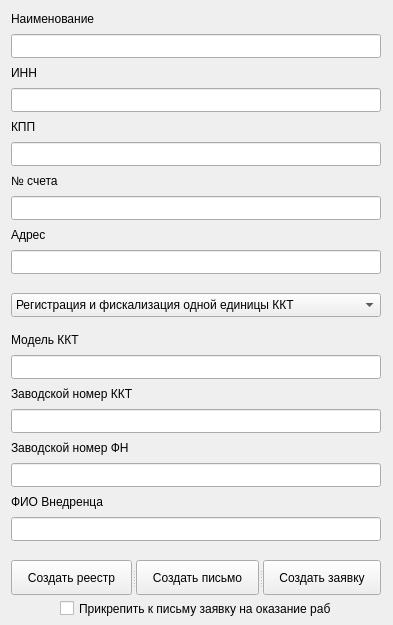
<?xml version="1.0" encoding="UTF-8"?>
<ui version="4.0">
 <class>mainWindow</class>
 <widget class="QMainWindow" name="mainWindow">
  <property name="geometry">
   <rect>
    <x>0</x>
    <y>0</y>
    <width>393</width>
    <height>625</height>
   </rect>
  </property>
  <property name="sizePolicy">
   <sizepolicy hsizetype="Fixed" vsizetype="Fixed">
    <horstretch>0</horstretch>
    <verstretch>0</verstretch>
   </sizepolicy>
  </property>
  <property name="minimumSize">
   <size>
    <width>393</width>
    <height>625</height>
   </size>
  </property>
  <property name="maximumSize">
   <size>
    <width>393</width>
    <height>625</height>
   </size>
  </property>
  <property name="font">
   <font>
    <family>Arial</family>
   </font>
  </property>
  <property name="windowTitle">
   <string>Утилита внедрения</string>
  </property>
  <property name="windowIcon">
   <iconset theme="ico">
    <normaloff>../util_ico.png</normaloff>
    <normalon>../util_ico.png</normalon>../util_ico.png</iconset>
  </property>
  <widget class="QWidget" name="centralwidget">
   <widget class="QComboBox" name="comboBox">
    <property name="geometry">
     <rect>
      <x>11</x>
      <y>293</y>
      <width>370</width>
      <height>24</height>
     </rect>
    </property>
    <property name="layoutDirection">
     <enum>Qt::LeftToRight</enum>
    </property>
    <property name="editable">
     <bool>false</bool>
    </property>
    <property name="currentIndex">
     <number>0</number>
    </property>
    <property name="modelColumn">
     <number>0</number>
    </property>
    <item>
     <property name="text">
      <string comment="first_">Регистрация и фискализация одной единицы ККТ</string>
     </property>
    </item>
    <item>
     <property name="text">
      <string>Комплексная настройка Контур.Маркета</string>
     </property>
    </item>
    <item>
     <property name="text">
      <string>Настройка Контур.Маркета</string>
     </property>
    </item>
    <item>
     <property name="text">
      <string>Перерегистрация ККТ без замены  ФН</string>
     </property>
    </item>
    <item>
     <property name="text">
      <string>Перерегистрация ККТ с заменой  ФН</string>
     </property>
    </item>
    <item>
     <property name="text">
      <string>Снятие с учета ККТ</string>
     </property>
    </item>
    <item>
     <property name="text">
      <string>Прошивка ККТ</string>
     </property>
    </item>
    <item>
     <property name="text">
      <string>Пустой бланк</string>
     </property>
    </item>
   </widget>
   <widget class="QLineEdit" name="serial_fn">
    <property name="geometry">
     <rect>
      <x>11</x>
      <y>463</y>
      <width>370</width>
      <height>24</height>
     </rect>
    </property>
   </widget>
   <widget class="QLineEdit" name="serial_kkt">
    <property name="geometry">
     <rect>
      <x>11</x>
      <y>409</y>
      <width>370</width>
      <height>24</height>
     </rect>
    </property>
   </widget>
   <widget class="QLabel" name="label_kkt_serial">
    <property name="geometry">
     <rect>
      <x>11</x>
      <y>386</y>
      <width>132</width>
      <height>16</height>
     </rect>
    </property>
    <property name="text">
     <string>Заводской номер ККТ</string>
    </property>
   </widget>
   <widget class="QLabel" name="label_kkt">
    <property name="geometry">
     <rect>
      <x>11</x>
      <y>332</y>
      <width>74</width>
      <height>16</height>
     </rect>
    </property>
    <property name="text">
     <string>Модель ККТ</string>
    </property>
   </widget>
   <widget class="QLineEdit" name="model_kkt">
    <property name="geometry">
     <rect>
      <x>11</x>
      <y>355</y>
      <width>370</width>
      <height>24</height>
     </rect>
    </property>
   </widget>
   <widget class="QLabel" name="label_name">
    <property name="geometry">
     <rect>
      <x>11</x>
      <y>494</y>
      <width>100</width>
      <height>16</height>
     </rect>
    </property>
    <property name="text">
     <string>ФИО Внедренца</string>
    </property>
   </widget>
   <widget class="QLineEdit" name="spec_name">
    <property name="geometry">
     <rect>
      <x>11</x>
      <y>517</y>
      <width>370</width>
      <height>24</height>
     </rect>
    </property>
    <property name="text">
     <string/>
    </property>
   </widget>
   <widget class="QLabel" name="label_fn">
    <property name="geometry">
     <rect>
      <x>11</x>
      <y>440</y>
      <width>129</width>
      <height>16</height>
     </rect>
    </property>
    <property name="text">
     <string>Заводcкой номер ФН</string>
    </property>
   </widget>
   <widget class="QLabel" name="label_kpp">
    <property name="geometry">
     <rect>
      <x>11</x>
      <y>119</y>
      <width>26</width>
      <height>16</height>
     </rect>
    </property>
    <property name="text">
     <string>КПП</string>
    </property>
   </widget>
   <widget class="QLineEdit" name="name_company">
    <property name="geometry">
     <rect>
      <x>11</x>
      <y>34</y>
      <width>370</width>
      <height>24</height>
     </rect>
    </property>
    <property name="sizePolicy">
     <sizepolicy hsizetype="Fixed" vsizetype="Fixed">
      <horstretch>37</horstretch>
      <verstretch>0</verstretch>
     </sizepolicy>
    </property>
    <property name="minimumSize">
     <size>
      <width>370</width>
      <height>0</height>
     </size>
    </property>
   </widget>
   <widget class="QLineEdit" name="kpp_company">
    <property name="geometry">
     <rect>
      <x>11</x>
      <y>142</y>
      <width>370</width>
      <height>24</height>
     </rect>
    </property>
    <property name="sizePolicy">
     <sizepolicy hsizetype="Fixed" vsizetype="Fixed">
      <horstretch>0</horstretch>
      <verstretch>0</verstretch>
     </sizepolicy>
    </property>
   </widget>
   <widget class="QLabel" name="label_address">
    <property name="geometry">
     <rect>
      <x>11</x>
      <y>227</y>
      <width>38</width>
      <height>16</height>
     </rect>
    </property>
    <property name="text">
     <string>Адрес</string>
    </property>
   </widget>
   <widget class="QLineEdit" name="address_work">
    <property name="geometry">
     <rect>
      <x>11</x>
      <y>250</y>
      <width>370</width>
      <height>24</height>
     </rect>
    </property>
    <property name="sizePolicy">
     <sizepolicy hsizetype="Fixed" vsizetype="Fixed">
      <horstretch>0</horstretch>
      <verstretch>0</verstretch>
     </sizepolicy>
    </property>
   </widget>
   <widget class="QLabel" name="label_inn">
    <property name="geometry">
     <rect>
      <x>11</x>
      <y>65</y>
      <width>27</width>
      <height>16</height>
     </rect>
    </property>
    <property name="text">
     <string>ИНН</string>
    </property>
   </widget>
   <widget class="QLineEdit" name="number_bill">
    <property name="geometry">
     <rect>
      <x>11</x>
      <y>196</y>
      <width>370</width>
      <height>24</height>
     </rect>
    </property>
    <property name="sizePolicy">
     <sizepolicy hsizetype="Fixed" vsizetype="Fixed">
      <horstretch>0</horstretch>
      <verstretch>0</verstretch>
     </sizepolicy>
    </property>
   </widget>
   <widget class="QLabel" name="label_bill">
    <property name="geometry">
     <rect>
      <x>11</x>
      <y>173</y>
      <width>51</width>
      <height>16</height>
     </rect>
    </property>
    <property name="text">
     <string>№ счета</string>
    </property>
   </widget>
   <widget class="QLineEdit" name="inn_company">
    <property name="geometry">
     <rect>
      <x>11</x>
      <y>88</y>
      <width>370</width>
      <height>24</height>
     </rect>
    </property>
    <property name="sizePolicy">
     <sizepolicy hsizetype="Fixed" vsizetype="Fixed">
      <horstretch>0</horstretch>
      <verstretch>0</verstretch>
     </sizepolicy>
    </property>
   </widget>
   <widget class="QLabel" name="label_company">
    <property name="geometry">
     <rect>
      <x>11</x>
      <y>11</y>
      <width>92</width>
      <height>16</height>
     </rect>
    </property>
    <property name="text">
     <string>Наименование </string>
    </property>
   </widget>
   <widget class="QSplitter" name="splitter">
    <property name="geometry">
     <rect>
      <x>11</x>
      <y>560</y>
      <width>370</width>
      <height>35</height>
     </rect>
    </property>
    <property name="orientation">
     <enum>Qt::Horizontal</enum>
    </property>
    <widget class="QPushButton" name="printReestr">
     <property name="text">
      <string>Создать реестр</string>
     </property>
    </widget>
    <widget class="QPushButton" name="makeEmail">
     <property name="text">
      <string>Создать письмо</string>
     </property>
    </widget>
    <widget class="QPushButton" name="printRequest">
     <property name="text">
      <string>Создать заявку</string>
     </property>
    </widget>
   </widget>
   <widget class="QCheckBox" name="checkBox">
    <property name="geometry">
     <rect>
      <x>60</x>
      <y>600</y>
      <width>271</width>
      <height>17</height>
     </rect>
    </property>
    <property name="text">
     <string>Прикрепить к письму заявку на оказание работ</string>
    </property>
   </widget>
  </widget>
 </widget>
 <resources/>
 <connections/>
</ui>
